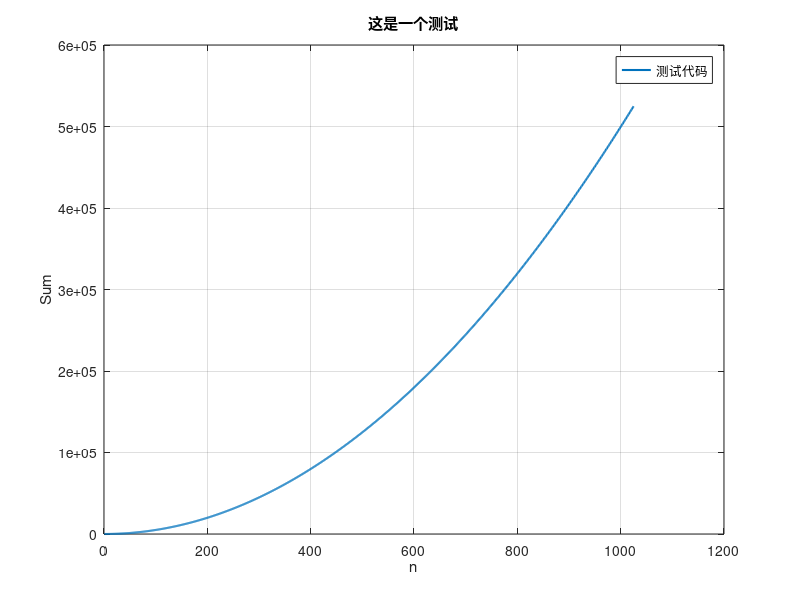

Write MATLAB code to recreate this figure.
j = zeros(1024, 1);
for i = 1:1024
    j(i + 1) = j(i) + i;
end

figure
plot(1:(length(j)), j, 'Linewidth', 1.5);grid on;
xlabel('n'),ylabel('Sum');
title('这是一个测试');
legend('测试代码');